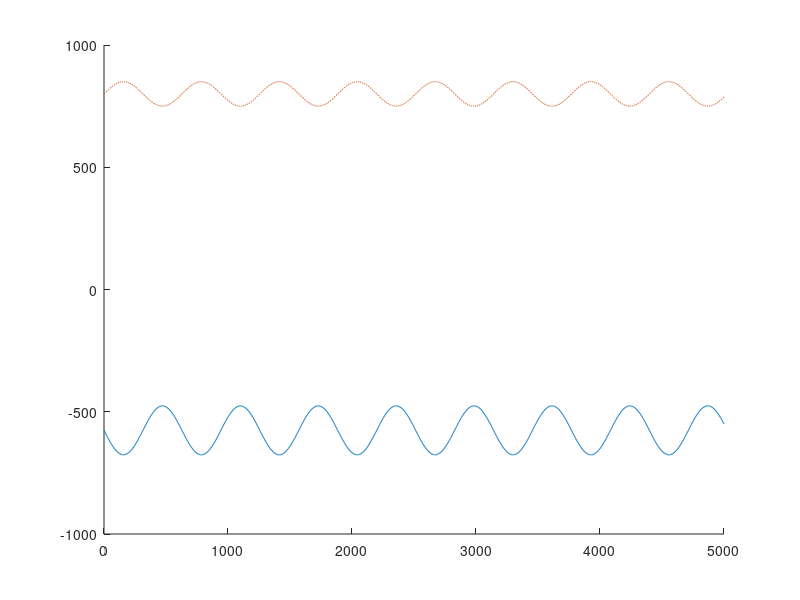

The MATLAB script that drew this image:
time = [];
output = [];
measured = [];

setpoint = 512;
k1 = 2;
k2 = -2;
k3 = 0;

errorHistory = zeros(1, 3, 'int16')
prevOutput = 0;

for n=0 : 5000
    measuredOutput = sin(n*0.010)*50 + 800;
    error = int16(setpoint) - int16(measuredOutput);
    errorHistory(1) = int16(error);
    
    out = int16(errorHistory(1)*int16(k1) + errorHistory(2)*int16(k2) + errorHistory(3)*int16(k3) + int16(prevOutput));

    errorHistory(3) = int16(errorHistory(2));
    errorHistory(2) = int16(errorHistory(1));
    prevOutput = int16(out);
    
    time = [time n];
    output = [output int16(out)];
    measured = [measured uint16(measuredOutput)];
end

clf
figure(1)
hold on
plot(time, output)
plot(time, measured, '--')
hold off
